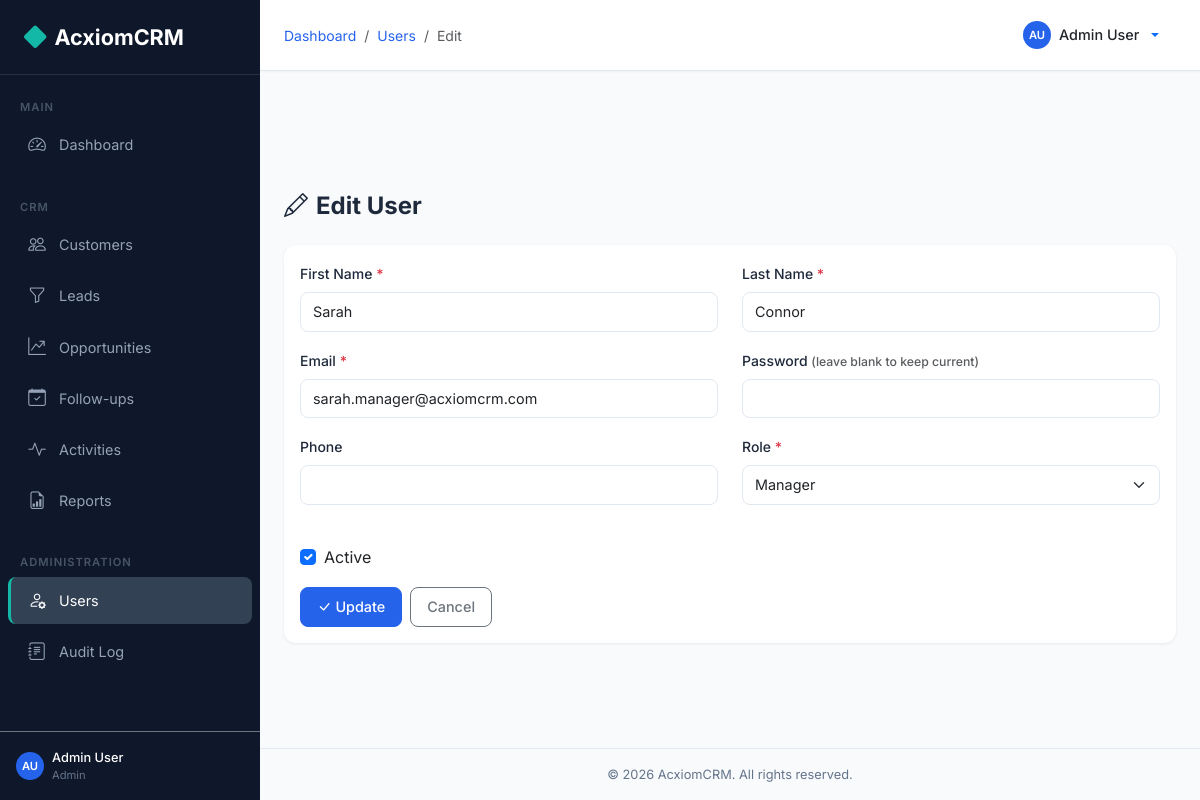
The page /users/2/edit (signed in) on the database its author committed.
### backend/models.py (models this page shows, shortened)
class User(UserMixin, db.Model):
    __tablename__ = 'users'
    id = db.Column(db.Integer, primary_key=True)
    first_name = db.Column(db.String(50), nullable=False)
    last_name = db.Column(db.String(50), nullable=False)
    email = db.Column(db.String(120), unique=True, nullable=False, index=True)
    password_hash = db.Column(db.String(256), nullable=False)
    phone = db.Column(db.String(20))
    role_id = db.Column(db.Integer, db.ForeignKey('roles.id'), nullable=False)
    is_active = db.Column(db.Boolean, default=True)
    failed_login_count = db.Column(db.Integer, default=0)
    lockout_until = db.Column(db.DateTime, nullable=True)
    created_at = db.Column(db.DateTime, default=datetime.utcnow)
    updated_at = db.Column(db.DateTime, default=datetime.utcnow, onupdate=datetime.utcnow)
    customers = db.relationship('Customer', backref='assigned_user', lazy='dynamic', foreign_keys='Customer.assigned_to')
    leads = db.relationship('Lead', backref='assigned_user', lazy='dynamic', foreign_keys='Lead.assigned_to')
    opportunities = db.relationship('Opportunity', backref='assigned_user', lazy='dynamic', foreign_keys='Opportunity.assigned_to')
    @property
    def full_name(self):
        return f'{self.first_name} {self.last_name}'
    def is_admin(self):
        return self.role and self.role.name == 'Admin'

class Role(db.Model):
    __tablename__ = 'roles'
    id = db.Column(db.Integer, primary_key=True)
    name = db.Column(db.String(50), unique=True, nullable=False)
    description = db.Column(db.String(200))
    permissions = db.relationship('Permission', secondary=role_permissions, backref='roles')
    users = db.relationship('User', backref='role', lazy='dynamic')

### backend/routes/users.py (the view, shortened to what this page needs)
@users_bp.route('/<int:id>/edit', methods=['GET', 'POST'])
@login_required
@role_required('Admin')
def edit(id):
    user = User.query.get_or_404(id)
    roles = Role.query.all()
    return render_template('users/edit.html', user=user, roles=roles)

### backend/models.py (called while the page is built)
@login_manager.user_loader
def load_user(user_id):
    return User.query.get(int(user_id))

### backend/routes/helpers.py (called while the page is built)
def role_required(*role_names):
    def decorator(f):
        @wraps(f)
        def decorated_function(*args, **kwargs):
            if not current_user.is_authenticated:
                return redirect(url_for('auth.login'))
            if current_user.role.name not in role_names:
                abort(403)
            return f(*args, **kwargs)
        return decorated_function
    return decorator

### frontend/templates/users/edit.html (shortened to what this page needs)
{% extends 'base.html' %}
{% block breadcrumb %}
<li class="breadcrumb-item"><a href="{{ url_for('dashboard.index') }}">Dashboard</a></li>
<li class="breadcrumb-item"><a href="{{ url_for('users.list_users') }}">Users</a></li>
<li class="breadcrumb-item active">Edit</li>
{% endblock %}
{% block content %}
<div class="page-header"><h1><i class="bi bi-pencil me-2"></i>Edit User</h1></div>
<div class="card"><div class="card-body">
    <form method="POST">
        <div class="row">
            <div class="col-md-6 mb-3"><label class="form-label">First Name <span class="text-danger">*</span></label><input type="text" class="form-control" name="first_name" required value="{{ user.first_name }}"></div>
            <div class="col-md-6 mb-3"><label class="form-label">Last Name <span class="text-danger">*</span></label><input type="text" class="form-control" name="last_name" required value="{{ user.last_name }}"></div>
            <div class="col-md-6 mb-3"><label class="form-label">Email <span class="text-danger">*</span></label><input type="email" class="form-control" name="email" required value="{{ user.email }}"></div>
            <div class="col-md-6 mb-3"><label class="form-label">Password <small class="text-muted">(leave blank to keep current)</small></label><input type="password" class="form-control" name="password" minlength="6"></div>
            <div class="col-md-6 mb-3"><label class="form-label">Phone</label><input type="text" class="form-control" name="phone" value="{{ user.phone or '' }}"></div>
            <div class="col-md-6 mb-3"><label class="form-label">Role <span class="text-danger">*</span></label>
                <select class="form-select" name="role_id" required>
                    {% for r in roles %}<option value="{{ r.id }}" {% if user.role_id == r.id %}selected{% endif %}>{{ r.name }}</option>{% endfor %}
                </select>
            </div>
            <div class="col-md-6 mb-3">
                <div class="form-check mt-4"><input class="form-check-input" type="checkbox" id="is_active" name="is_active" {% if user.is_active %}checked{% endif %}><label class="form-check-label" for="is_active">Active</label></div>
            </div>
        </div>
        <div class="d-flex gap-2">
            <button type="submit" class="btn btn-primary"><i class="bi bi-check-lg me-1"></i>Update</button>
            <a href="{{ url_for('users.list_users') }}" class="btn btn-outline-secondary">Cancel</a>
        </div>
    </form>
</div></div>
{% endblock %}

### frontend/templates/base.html (shortened to what this page needs)
<!DOCTYPE html>
<html lang="en">
<head>
    <link href="https://cdn.jsdelivr.net/npm/bootstrap@5.3.2/dist/css/bootstrap.min.css" rel="stylesheet">
    <link href="https://cdn.jsdelivr.net/npm/bootstrap-icons@1.11.2/font/bootstrap-icons.min.css" rel="stylesheet">
    <link href="{{ url_for('static', filename='css/style.css') }}" rel="stylesheet">
</head>
<body>
    <nav id="sidebar" class="sidebar">
        <div class="sidebar-brand">
            <i class="bi bi-diamond-fill"></i> AcxiomCRM
        </div>
        <div class="sidebar-nav">
            <div class="sidebar-section">Main</div>
            <ul class="nav flex-column">
                <li class="nav-item">
                    <a class="nav-link {% if request.endpoint == 'dashboard.index' %}active{% endif %}" href="{{ url_for('dashboard.index') }}">
                        <i class="bi bi-speedometer2"></i> Dashboard
                    </a>
                </li>
            </ul>
            <div class="sidebar-section mt-3">CRM</div>
            <ul class="nav flex-column">
                <li class="nav-item">
                    <a class="nav-link {% if 'customers' in (request.endpoint or '') %}active{% endif %}" href="{{ url_for('customers.list_customers') }}">
                        <i class="bi bi-people"></i> Customers
                    </a>
                </li>
                <li class="nav-item">
                    <a class="nav-link {% if 'leads' in (request.endpoint or '') %}active{% endif %}" href="{{ url_for('leads.list_leads') }}">
                        <i class="bi bi-funnel"></i> Leads
                    </a>
                </li>
                <li class="nav-item">
                    <a class="nav-link {% if 'opportunities' in (request.endpoint or '') %}active{% endif %}" href="{{ url_for('opportunities.list_opportunities') }}">
                        <i class="bi bi-graph-up-arrow"></i> Opportunities
                    </a>
                </li>
                <li class="nav-item">
                    <a class="nav-link {% if 'followups' in (request.endpoint or '') %}active{% endif %}" href="{{ url_for('followups.list_followups') }}">
                        <i class="bi bi-calendar-check"></i> Follow-ups
                    </a>
                </li>
                <li class="nav-item">
                    <a class="nav-link {% if 'activities' in (request.endpoint or '') %}active{% endif %}" href="{{ url_for('activities.list_activities') }}">
                        <i class="bi bi-activity"></i> Activities
                    </a>
                </li>
                <li class="nav-item">
                    <a class="nav-link {% if 'reports' in (request.endpoint or '') %}active{% endif %}" href="{{ url_for('reports.index') }}">
                        <i class="bi bi-file-earmark-bar-graph"></i> Reports
                    </a>
                </li>
            </ul>
            {% if current_user.is_admin() %}
            <div class="sidebar-section mt-3">Administration</div>
            <ul class="nav flex-column">
                <li class="nav-item">
                    <a class="nav-link {% if 'users' in (request.endpoint or '') %}active{% endif %}" href="{{ url_for('users.list_users') }}">
                        <i class="bi bi-person-gear"></i> Users
                    </a>
                </li>
                <li class="nav-item">
                    <a class="nav-link {% if 'audit' in (request.endpoint or '') %}active{% endif %}" href="{{ url_for('audit.list_logs') }}">
                        <i class="bi bi-journal-text"></i> Audit Log
                    </a>
                </li>
            </ul>
            {% endif %}
        </div>
        <div class="p-3 border-top border-secondary">
            <div class="d-flex align-items-center gap-2">
                <div class="user-avatar user-avatar-sm">{{ current_user.first_name[0] }}{{ current_user.last_name[0] }}</div>
                <div class="flex-grow-1">
                    <div style="font-size:0.8rem;color:#fff;font-weight:500;">{{ current_user.full_name }}</div>
                    <div style="font-size:0.7rem;color:#64748B;">{{ current_user.role.name }}</div>
                </div>
            </div>
        </div>
    </nav>
    <div class="main-content">
        <div class="top-navbar">
            <div class="d-flex align-items-center gap-3">
                <nav aria-label="breadcrumb">
                    <ol class="breadcrumb mb-0">
                        {% block breadcrumb %}{% endblock %}
                    </ol>
                </nav>
            </div>
            <div class="dropdown">
                <button class="btn btn-link text-decoration-none dropdown-toggle d-flex align-items-center gap-2" type="button" data-bs-toggle="dropdown">
                    <div class="user-avatar user-avatar-sm">{{ current_user.first_name[0] }}{{ current_user.last_name[0] }}</div>
                    <span class="text-dark fw-medium" style="font-size:0.9rem;">{{ current_user.full_name }}</span>
                </button>
            </div>
        </div>
        <div class="content-area pb-0 pt-3" style="padding-bottom:0!important;">
        </div>
        <div class="content-area">
            {% block content %}{% endblock %}
        </div>
        <div class="footer">
            &copy; 2026 AcxiomCRM. All rights reserved.
        </div>
    </div>
</body>
</html>

### frontend/static/css/style.css (style rules this page uses)
:root { --primary: #2563EB; --primary-dark: #1D4ED8; --sidebar-bg: #0F172A; --sidebar-hover: #1E293B; --sidebar-active: #334155; --bg: #F8FAFC; --card-bg: #FFFFFF; --accent: #14B8A6; --text-primary: #1E293B; --text-secondary: #64748B; --border: #E2E8F0; --sidebar-width: 260px; }
body { background-color: var(--bg); font-family: 'Inter', -apple-system, BlinkMacSystemFont, 'Segoe UI', sans-serif; color: var(--text-primary); }
.sidebar { position: fixed; top: 0; left: 0; width: var(--sidebar-width); height: 100vh; background: var(--sidebar-bg); z-index: 1040; transition: transform 0.3s ease; overflow-y: auto; display: flex; flex-direction: column; }
.sidebar-brand { padding: 1.25rem 1.5rem; font-size: 1.35rem; font-weight: 700; color: #fff; border-bottom: 1px solid rgba(255,255,255,0.1); display: flex; align-items: center; gap: 0.5rem; }
.sidebar-brand i { color: var(--accent); font-size: 1.4rem; }
.sidebar-nav { flex: 1; padding: 0.75rem 0; }
.sidebar-nav .nav-item { margin: 2px 8px; }
.sidebar-nav .nav-link { color: #94A3B8; padding: 0.65rem 1rem; border-radius: 8px; display: flex; align-items: center; gap: 0.75rem; font-size: 0.9rem; transition: all 0.2s; text-decoration: none; border-left: 3px solid transparent; }
.sidebar-nav .nav-link.active { color: #fff; background: var(--sidebar-active); border-left-color: var(--accent); }
.sidebar-nav .nav-link i { font-size: 1.1rem; width: 20px; text-align: center; }
.sidebar-section { padding: 0.75rem 1.25rem 0.25rem; font-size: 0.7rem; text-transform: uppercase; letter-spacing: 1px; color: #475569; font-weight: 600; }
.main-content { margin-left: var(--sidebar-width); min-height: 100vh; display: flex; flex-direction: column; }
.top-navbar { background: var(--card-bg); border-bottom: 1px solid var(--border); padding: 0.75rem 1.5rem; display: flex; align-items: center; justify-content: space-between; position: sticky; top: 0; z-index: 1030; box-shadow: 0 1px 2px rgba(0,0,0,0.04); }
.content-area { padding: 1.5rem; flex: 1; }
.card { border: none; border-radius: 12px; box-shadow: 0 1px 3px rgba(0,0,0,0.08); background: var(--card-bg); }
.form-control, .form-select { border-radius: 8px; border: 1px solid var(--border); padding: 0.5rem 0.75rem; font-size: 0.9rem; transition: border-color 0.2s, box-shadow 0.2s; }
.form-label { font-weight: 500; font-size: 0.875rem; color: var(--text-primary); }
.btn { border-radius: 8px; font-size: 0.9rem; font-weight: 500; padding: 0.5rem 1rem; }
.btn-primary { background: var(--primary); border-color: var(--primary); }
.breadcrumb { margin-bottom: 0; font-size: 0.875rem; background: transparent; }
.breadcrumb-item a { color: var(--primary); text-decoration: none; }
.page-header { display: flex; justify-content: space-between; align-items: center; margin-bottom: 1.5rem; flex-wrap: wrap; gap: 0.75rem; }
.page-header h1 { font-size: 1.5rem; font-weight: 700; margin: 0; }
.user-avatar { width: 36px; height: 36px; border-radius: 50%; background: var(--primary); color: #fff; display: flex; align-items: center; justify-content: center; font-weight: 600; font-size: 0.85rem; }
.user-avatar-sm { width: 28px; height: 28px; font-size: 0.7rem; }
.footer { padding: 1rem 1.5rem; text-align: center; color: var(--text-secondary); font-size: 0.8rem; border-top: 1px solid var(--border); }

### rows shown on the page
User: first_name "A", last_name "U", full_name "Admin User"
Role: role.name "Admin"
User: first_name "Sarah", last_name "Connor", email "sarah.manager@acxiomcrm.com", role_id "Manager", is_active "☑"
